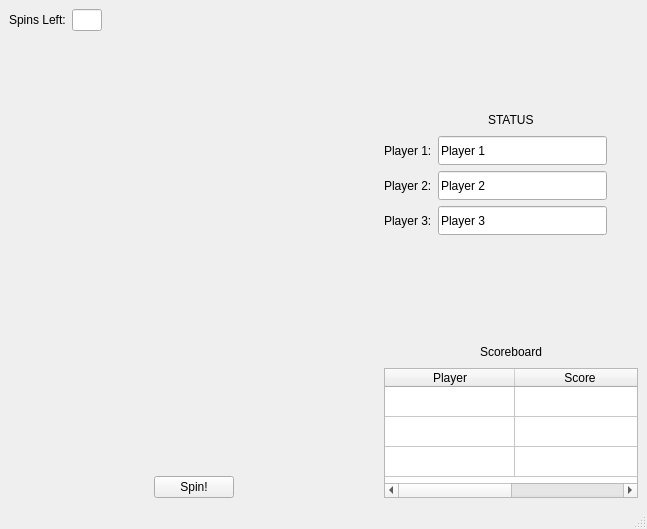
<?xml version="1.0" encoding="UTF-8"?>
<ui version="4.0">
 <class>WheelOfFortuneBoard</class>
 <widget class="QMainWindow" name="WheelOfFortuneBoard">
  <property name="geometry">
   <rect>
    <x>0</x>
    <y>0</y>
    <width>647</width>
    <height>529</height>
   </rect>
  </property>
  <property name="sizePolicy">
   <sizepolicy hsizetype="Preferred" vsizetype="Preferred">
    <horstretch>0</horstretch>
    <verstretch>0</verstretch>
   </sizepolicy>
  </property>
  <property name="minimumSize">
   <size>
    <width>643</width>
    <height>528</height>
   </size>
  </property>
  <property name="maximumSize">
   <size>
    <width>647</width>
    <height>529</height>
   </size>
  </property>
  <property name="windowTitle">
   <string>Wheel of Jeopardy!</string>
  </property>
  <widget class="QWidget" name="centralwidget">
   <layout class="QHBoxLayout" name="horizontalLayout_9">
    <item>
     <layout class="QVBoxLayout" name="verticalLayout">
      <item>
       <layout class="QHBoxLayout" name="horizontalLayout">
        <item>
         <widget class="QLabel" name="spinCountLabel">
          <property name="text">
           <string>Spins Left:</string>
          </property>
         </widget>
        </item>
        <item>
         <widget class="QLineEdit" name="spinCountLineEdit">
          <property name="enabled">
           <bool>true</bool>
          </property>
          <property name="sizePolicy">
           <sizepolicy hsizetype="Fixed" vsizetype="Fixed">
            <horstretch>0</horstretch>
            <verstretch>0</verstretch>
           </sizepolicy>
          </property>
          <property name="minimumSize">
           <size>
            <width>30</width>
            <height>0</height>
           </size>
          </property>
          <property name="maximumSize">
           <size>
            <width>30</width>
            <height>16777215</height>
           </size>
          </property>
          <property name="alignment">
           <set>Qt::AlignRight|Qt::AlignTrailing|Qt::AlignVCenter</set>
          </property>
         </widget>
        </item>
        <item>
         <spacer name="horizontalSpacer">
          <property name="orientation">
           <enum>Qt::Horizontal</enum>
          </property>
          <property name="sizeHint" stdset="0">
           <size>
            <width>328</width>
            <height>20</height>
           </size>
          </property>
         </spacer>
        </item>
       </layout>
      </item>
      <item>
       <layout class="QHBoxLayout" name="horizontalLayout_3">
        <item>
         <spacer name="horizontalSpacer_4">
          <property name="orientation">
           <enum>Qt::Horizontal</enum>
          </property>
          <property name="sizeHint" stdset="0">
           <size>
            <width>40</width>
            <height>20</height>
           </size>
          </property>
         </spacer>
        </item>
        <item>
         <widget class="QLabel" name="trianglePointerLabel">
          <property name="text">
           <string/>
          </property>
          <property name="pixmap">
           <pixmap resource="WheelOfJeopardy.qrc">:/resources/WheelOfFortuneTrianglePointer.png</pixmap>
          </property>
         </widget>
        </item>
        <item>
         <spacer name="horizontalSpacer_5">
          <property name="orientation">
           <enum>Qt::Horizontal</enum>
          </property>
          <property name="sizeHint" stdset="0">
           <size>
            <width>40</width>
            <height>20</height>
           </size>
          </property>
         </spacer>
        </item>
       </layout>
      </item>
      <item>
       <widget class="QLabel" name="wheelLabel">
        <property name="sizePolicy">
         <sizepolicy hsizetype="Fixed" vsizetype="Fixed">
          <horstretch>0</horstretch>
          <verstretch>0</verstretch>
         </sizepolicy>
        </property>
        <property name="minimumSize">
         <size>
          <width>350</width>
          <height>350</height>
         </size>
        </property>
        <property name="maximumSize">
         <size>
          <width>350</width>
          <height>350</height>
         </size>
        </property>
        <property name="text">
         <string/>
        </property>
        <property name="pixmap">
         <pixmap resource="WheelOfJeopardy.qrc">:/resources/WheelOfFortuneWheel.png</pixmap>
        </property>
        <property name="scaledContents">
         <bool>true</bool>
        </property>
       </widget>
      </item>
      <item>
       <layout class="QHBoxLayout" name="horizontalLayout_2">
        <item>
         <spacer name="horizontalSpacer_2">
          <property name="orientation">
           <enum>Qt::Horizontal</enum>
          </property>
          <property name="sizeHint" stdset="0">
           <size>
            <width>40</width>
            <height>20</height>
           </size>
          </property>
         </spacer>
        </item>
        <item>
         <widget class="QPushButton" name="spinButton">
          <property name="text">
           <string>Spin!</string>
          </property>
         </widget>
        </item>
        <item>
         <spacer name="horizontalSpacer_3">
          <property name="orientation">
           <enum>Qt::Horizontal</enum>
          </property>
          <property name="sizeHint" stdset="0">
           <size>
            <width>40</width>
            <height>20</height>
           </size>
          </property>
         </spacer>
        </item>
       </layout>
      </item>
     </layout>
    </item>
    <item>
     <layout class="QVBoxLayout" name="verticalLayout_3">
      <item>
       <spacer name="verticalSpacer">
        <property name="orientation">
         <enum>Qt::Vertical</enum>
        </property>
        <property name="sizeHint" stdset="0">
         <size>
          <width>20</width>
          <height>40</height>
         </size>
        </property>
       </spacer>
      </item>
      <item>
       <layout class="QHBoxLayout" name="horizontalLayout_7">
        <item>
         <spacer name="horizontalSpacer_6">
          <property name="orientation">
           <enum>Qt::Horizontal</enum>
          </property>
          <property name="sizeHint" stdset="0">
           <size>
            <width>40</width>
            <height>20</height>
           </size>
          </property>
         </spacer>
        </item>
        <item>
         <widget class="QLabel" name="statusLabel">
          <property name="text">
           <string>STATUS</string>
          </property>
         </widget>
        </item>
        <item>
         <spacer name="horizontalSpacer_7">
          <property name="orientation">
           <enum>Qt::Horizontal</enum>
          </property>
          <property name="sizeHint" stdset="0">
           <size>
            <width>40</width>
            <height>20</height>
           </size>
          </property>
         </spacer>
        </item>
       </layout>
      </item>
      <item>
       <layout class="QHBoxLayout" name="horizontalLayout_4">
        <item>
         <widget class="QLabel" name="player1Label">
          <property name="text">
           <string>Player 1:</string>
          </property>
         </widget>
        </item>
        <item>
         <widget class="QLineEdit" name="player1NameLineEdit">
          <property name="minimumSize">
           <size>
            <width>169</width>
            <height>29</height>
           </size>
          </property>
          <property name="maximumSize">
           <size>
            <width>169</width>
            <height>29</height>
           </size>
          </property>
          <property name="text">
           <string>Player 1</string>
          </property>
          <property name="maxLength">
           <number>20</number>
          </property>
         </widget>
        </item>
        <item>
         <widget class="QLabel" name="player1TokenLabel">
          <property name="sizePolicy">
           <sizepolicy hsizetype="Fixed" vsizetype="Fixed">
            <horstretch>0</horstretch>
            <verstretch>0</verstretch>
           </sizepolicy>
          </property>
          <property name="minimumSize">
           <size>
            <width>25</width>
            <height>25</height>
           </size>
          </property>
          <property name="maximumSize">
           <size>
            <width>25</width>
            <height>25</height>
           </size>
          </property>
          <property name="text">
           <string/>
          </property>
         </widget>
        </item>
       </layout>
      </item>
      <item>
       <layout class="QHBoxLayout" name="horizontalLayout_5">
        <item>
         <widget class="QLabel" name="player2Label">
          <property name="text">
           <string>Player 2:</string>
          </property>
         </widget>
        </item>
        <item>
         <widget class="QLineEdit" name="player2NameLineEdit">
          <property name="minimumSize">
           <size>
            <width>169</width>
            <height>29</height>
           </size>
          </property>
          <property name="maximumSize">
           <size>
            <width>169</width>
            <height>29</height>
           </size>
          </property>
          <property name="text">
           <string>Player 2</string>
          </property>
          <property name="maxLength">
           <number>20</number>
          </property>
         </widget>
        </item>
        <item>
         <widget class="QLabel" name="player2TokenLabel">
          <property name="sizePolicy">
           <sizepolicy hsizetype="Fixed" vsizetype="Fixed">
            <horstretch>0</horstretch>
            <verstretch>0</verstretch>
           </sizepolicy>
          </property>
          <property name="minimumSize">
           <size>
            <width>25</width>
            <height>25</height>
           </size>
          </property>
          <property name="maximumSize">
           <size>
            <width>25</width>
            <height>25</height>
           </size>
          </property>
          <property name="text">
           <string/>
          </property>
         </widget>
        </item>
       </layout>
      </item>
      <item>
       <layout class="QHBoxLayout" name="horizontalLayout_6">
        <item>
         <widget class="QLabel" name="player3Label">
          <property name="text">
           <string>Player 3:</string>
          </property>
         </widget>
        </item>
        <item>
         <widget class="QLineEdit" name="player3NameLineEdit">
          <property name="minimumSize">
           <size>
            <width>169</width>
            <height>29</height>
           </size>
          </property>
          <property name="maximumSize">
           <size>
            <width>169</width>
            <height>29</height>
           </size>
          </property>
          <property name="text">
           <string>Player 3</string>
          </property>
          <property name="maxLength">
           <number>20</number>
          </property>
         </widget>
        </item>
        <item>
         <widget class="QLabel" name="player3TokenLabel">
          <property name="sizePolicy">
           <sizepolicy hsizetype="Fixed" vsizetype="Fixed">
            <horstretch>0</horstretch>
            <verstretch>0</verstretch>
           </sizepolicy>
          </property>
          <property name="minimumSize">
           <size>
            <width>25</width>
            <height>25</height>
           </size>
          </property>
          <property name="maximumSize">
           <size>
            <width>25</width>
            <height>25</height>
           </size>
          </property>
          <property name="text">
           <string/>
          </property>
         </widget>
        </item>
       </layout>
      </item>
      <item>
       <spacer name="verticalSpacer_2">
        <property name="orientation">
         <enum>Qt::Vertical</enum>
        </property>
        <property name="sizeHint" stdset="0">
         <size>
          <width>20</width>
          <height>40</height>
         </size>
        </property>
       </spacer>
      </item>
      <item>
       <layout class="QVBoxLayout" name="verticalLayout_2">
        <item>
         <layout class="QHBoxLayout" name="horizontalLayout_8">
          <item>
           <spacer name="horizontalSpacer_8">
            <property name="orientation">
             <enum>Qt::Horizontal</enum>
            </property>
            <property name="sizeHint" stdset="0">
             <size>
              <width>40</width>
              <height>20</height>
             </size>
            </property>
           </spacer>
          </item>
          <item>
           <widget class="QLabel" name="scoreboardLabel">
            <property name="text">
             <string>Scoreboard</string>
            </property>
           </widget>
          </item>
          <item>
           <spacer name="horizontalSpacer_9">
            <property name="orientation">
             <enum>Qt::Horizontal</enum>
            </property>
            <property name="sizeHint" stdset="0">
             <size>
              <width>40</width>
              <height>20</height>
             </size>
            </property>
           </spacer>
          </item>
         </layout>
        </item>
        <item>
         <widget class="QTableWidget" name="scoreboardTableWidget">
          <property name="minimumSize">
           <size>
            <width>0</width>
            <height>130</height>
           </size>
          </property>
          <property name="maximumSize">
           <size>
            <width>16777215</width>
            <height>130</height>
           </size>
          </property>
          <property name="rowCount">
           <number>3</number>
          </property>
          <attribute name="horizontalHeaderCascadingSectionResizes">
           <bool>true</bool>
          </attribute>
          <attribute name="horizontalHeaderDefaultSectionSize">
           <number>130</number>
          </attribute>
          <attribute name="verticalHeaderVisible">
           <bool>false</bool>
          </attribute>
          <row/>
          <row/>
          <row/>
          <column>
           <property name="text">
            <string>Player</string>
           </property>
          </column>
          <column>
           <property name="text">
            <string>Score</string>
           </property>
          </column>
         </widget>
        </item>
       </layout>
      </item>
     </layout>
    </item>
   </layout>
  </widget>
  <widget class="QMenuBar" name="menubar">
   <property name="geometry">
    <rect>
     <x>0</x>
     <y>0</y>
     <width>647</width>
     <height>26</height>
    </rect>
   </property>
  </widget>
  <widget class="QStatusBar" name="statusbar"/>
 </widget>
 <resources>
  <include location="WheelOfJeopardy.qrc"/>
 </resources>
 <connections/>
</ui>
